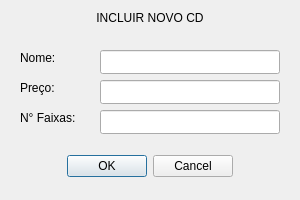
<?xml version="1.0" encoding="UTF-8"?>
<ui version="4.0">
 <class>IncluirCD</class>
 <widget class="QDialog" name="IncluirCD">
  <property name="geometry">
   <rect>
    <x>0</x>
    <y>0</y>
    <width>300</width>
    <height>200</height>
   </rect>
  </property>
  <property name="windowTitle">
   <string>Incluir CD</string>
  </property>
  <widget class="QDialogButtonBox" name="buttonBox">
   <property name="geometry">
    <rect>
     <x>0</x>
     <y>150</y>
     <width>300</width>
     <height>32</height>
    </rect>
   </property>
   <property name="orientation">
    <enum>Qt::Horizontal</enum>
   </property>
   <property name="standardButtons">
    <set>QDialogButtonBox::Cancel|QDialogButtonBox::Ok</set>
   </property>
   <property name="centerButtons">
    <bool>true</bool>
   </property>
  </widget>
  <widget class="QLabel" name="labelTituloCD">
   <property name="geometry">
    <rect>
     <x>0</x>
     <y>10</y>
     <width>300</width>
     <height>16</height>
    </rect>
   </property>
   <property name="text">
    <string>INCLUIR NOVO CD</string>
   </property>
   <property name="alignment">
    <set>Qt::AlignCenter</set>
   </property>
  </widget>
  <widget class="QLabel" name="labelNomeCD">
   <property name="geometry">
    <rect>
     <x>20</x>
     <y>50</y>
     <width>49</width>
     <height>16</height>
    </rect>
   </property>
   <property name="text">
    <string>Nome:</string>
   </property>
  </widget>
  <widget class="QLabel" name="labelPrecoCD">
   <property name="geometry">
    <rect>
     <x>20</x>
     <y>80</y>
     <width>49</width>
     <height>16</height>
    </rect>
   </property>
   <property name="text">
    <string>Preço:</string>
   </property>
  </widget>
  <widget class="QLabel" name="labelDuracaoCD">
   <property name="geometry">
    <rect>
     <x>20</x>
     <y>110</y>
     <width>61</width>
     <height>16</height>
    </rect>
   </property>
   <property name="text">
    <string>N° Faixas: </string>
   </property>
  </widget>
  <widget class="QLineEdit" name="lineEditPrecoCD">
   <property name="geometry">
    <rect>
     <x>100</x>
     <y>80</y>
     <width>180</width>
     <height>24</height>
    </rect>
   </property>
  </widget>
  <widget class="QLineEdit" name="lineEditNFaixas">
   <property name="geometry">
    <rect>
     <x>100</x>
     <y>110</y>
     <width>180</width>
     <height>24</height>
    </rect>
   </property>
  </widget>
  <widget class="QLineEdit" name="lineEditNomeCD">
   <property name="geometry">
    <rect>
     <x>100</x>
     <y>50</y>
     <width>180</width>
     <height>24</height>
    </rect>
   </property>
  </widget>
 </widget>
 <resources/>
 <connections>
  <connection>
   <sender>buttonBox</sender>
   <signal>accepted()</signal>
   <receiver>IncluirCD</receiver>
   <slot>accept()</slot>
   <hints>
    <hint type="sourcelabel">
     <x>248</x>
     <y>254</y>
    </hint>
    <hint type="destinationlabel">
     <x>157</x>
     <y>274</y>
    </hint>
   </hints>
  </connection>
  <connection>
   <sender>buttonBox</sender>
   <signal>rejected()</signal>
   <receiver>IncluirCD</receiver>
   <slot>reject()</slot>
   <hints>
    <hint type="sourcelabel">
     <x>316</x>
     <y>260</y>
    </hint>
    <hint type="destinationlabel">
     <x>286</x>
     <y>274</y>
    </hint>
   </hints>
  </connection>
 </connections>
</ui>
